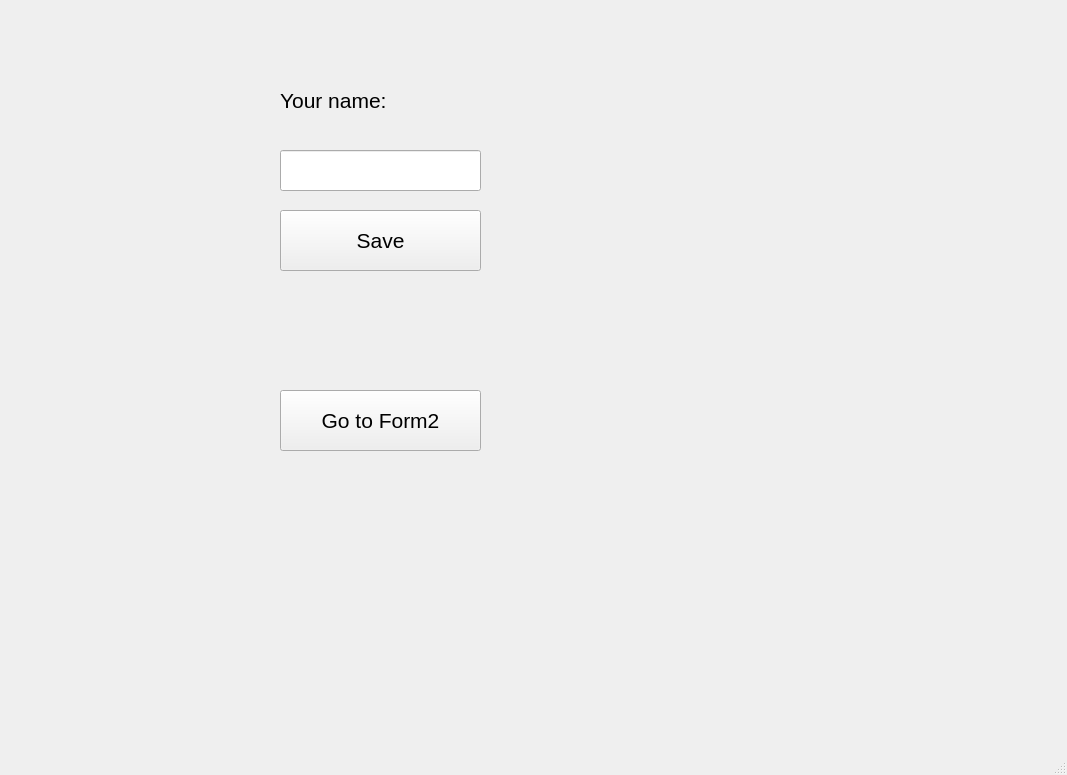
<?xml version="1.0" encoding="UTF-8"?>
<ui version="4.0">
 <class>MainWindow</class>
 <widget class="QMainWindow" name="MainWindow">
  <property name="geometry">
   <rect>
    <x>0</x>
    <y>0</y>
    <width>1067</width>
    <height>775</height>
   </rect>
  </property>
  <property name="font">
   <font>
    <pointsize>16</pointsize>
   </font>
  </property>
  <property name="windowTitle">
   <string>MainWindow</string>
  </property>
  <widget class="QWidget" name="centralwidget">
   <widget class="QPushButton" name="btnSave">
    <property name="geometry">
     <rect>
      <x>280</x>
      <y>210</y>
      <width>201</width>
      <height>61</height>
     </rect>
    </property>
    <property name="text">
     <string>Save</string>
    </property>
   </widget>
   <widget class="QLabel" name="label">
    <property name="geometry">
     <rect>
      <x>280</x>
      <y>80</y>
      <width>141</width>
      <height>41</height>
     </rect>
    </property>
    <property name="text">
     <string>Your name:</string>
    </property>
   </widget>
   <widget class="QLineEdit" name="textFname">
    <property name="geometry">
     <rect>
      <x>280</x>
      <y>150</y>
      <width>201</width>
      <height>41</height>
     </rect>
    </property>
   </widget>
   <widget class="QLabel" name="labelFname">
    <property name="geometry">
     <rect>
      <x>280</x>
      <y>320</y>
      <width>141</width>
      <height>41</height>
     </rect>
    </property>
    <property name="text">
     <string/>
    </property>
   </widget>
   <widget class="QPushButton" name="btnOpenF2">
    <property name="geometry">
     <rect>
      <x>280</x>
      <y>390</y>
      <width>201</width>
      <height>61</height>
     </rect>
    </property>
    <property name="text">
     <string>Go to Form2</string>
    </property>
   </widget>
   <widget class="QLabel" name="labelLname">
    <property name="geometry">
     <rect>
      <x>280</x>
      <y>490</y>
      <width>141</width>
      <height>41</height>
     </rect>
    </property>
    <property name="text">
     <string/>
    </property>
   </widget>
  </widget>
  <widget class="QMenuBar" name="menubar">
   <property name="geometry">
    <rect>
     <x>0</x>
     <y>0</y>
     <width>1067</width>
     <height>41</height>
    </rect>
   </property>
  </widget>
  <widget class="QStatusBar" name="statusbar"/>
 </widget>
 <resources/>
 <connections/>
</ui>
